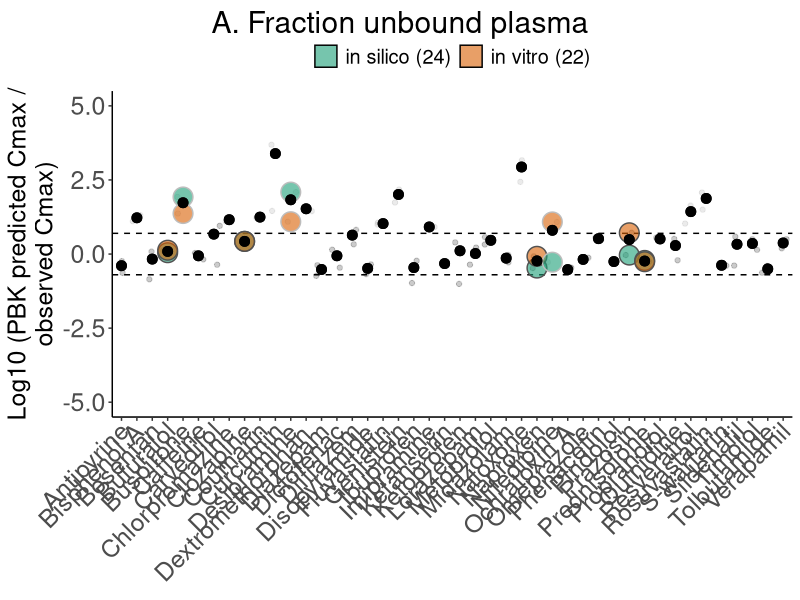

The R script that drew this image:
library(tidyverse)
library(ggforce)
model_results<-read.csv("../model/results/PBKresults.csv")

#calculating per method the number of compounds for which the median predicted Cmax is within 5-fold of the observed Cmax
numberWithin<-model_results %>%
  mutate(pred.obs.ratio = Cplasmavenous/Cmax) %>%
  group_by(compound, method.Fup) %>%
  mutate(med.pred.obs.ratio = median(pred.obs.ratio)) %>%
  mutate(color = ifelse(med.pred.obs.ratio>5,"Above 5-fold", "Within 5-fold"))%>%
  mutate(color = ifelse(med.pred.obs.ratio<0.2,"Below 5-fold", color)) %>%
  distinct(method.Fup, compound, med.pred.obs.ratio, color) %>%
  group_by(method.Fup,color) %>%
  tally() %>%
  filter(color == "Within 5-fold")%>%
  select(-color)

#data preparation figure (calculating the median predicted abserved ratio per compound and adding the number predicted within 5-fold)
figure_data <- model_results %>%
  mutate(pred.obs.ratio = Cplasmavenous/Cmax)   %>%
  group_by(compound) %>%
  mutate(med.pred.obs.ratio = median(pred.obs.ratio)) %>%
  mutate(color = ifelse(med.pred.obs.ratio>5,"Above 5-fold", "Within 5-fold"))%>%
  mutate(color = ifelse(med.pred.obs.ratio<0.2,"Below 5-fold", color))
  
#selection fo the compound for which the input approach results in >3-fold difference in median Cmax 
compounds_Cmax_differs_between_input <- figure_data%>%
  #calculate per input approach the median predicted Cmax
  group_by(compound, method.Fup) %>%
  summarise(medianCmaxPerMethod = median(Cplasmavenous))%>%
  #Which input approach has the highest median Cmax and which the lowest, and deterimine the ratio
  mutate(max = max(medianCmaxPerMethod),
         min = min(medianCmaxPerMethod),
         foldDifference = max/min) %>% 
  #If the difference between the input methods is more than 3-fold the results are highlighted in the graph 
  filter(foldDifference>3) %>%
  pull(compound)

difference_between_approaches_selected <- figure_data %>%
  filter(compound %in% compounds_Cmax_differs_between_input) %>%
  left_join(., numberWithin, by = "method.Fup") %>%
  mutate(method.Fup = paste0(method.Fup," ","(",n, ")"))

tiff("Figure3A_Fup.tiff", units="in", width=15, height=5, res=150)

pa <- ggplot(figure_data, 
            aes(x=compound, y=log10(pred.obs.ratio),
                color = color)) +
  geom_jitter(alpha = 0.3,  show.legend = FALSE) +
  scale_color_manual(values = c("#bdbdbd","#525252")) + 
  scale_fill_manual(values = c("#1b9e77", "#d95f02", "#7570b3")) + 
  geom_hline(yintercept=log10(5), color="black", linetype="dashed")+
  geom_hline(yintercept=log10(0.2), color="black", linetype="dashed")+
  scale_y_continuous(name = "Log10 (PBK predicted Cmax /\nobserved Cmax)",
                     limits = c(-5, 5))+
  guides(color = FALSE) +
  labs(tag = "A. Fraction unbound plasma") +
  geom_mark_rect(data =difference_between_approaches_selected, aes(x=compound, y=log10(pred.obs.ratio),
                    fill = method.Fup), alpha = 0.6, expand = -1) +
  geom_point(data = figure_data,aes(x=compound, 
                                            y=log10(med.pred.obs.ratio)), 
             color = "black", 
             shape = 19, 
             size =3) +
  theme(panel.grid.major = element_blank(), panel.grid.minor = element_blank(),
        panel.background = element_blank(), axis.line = element_line(colour = "black"),
        text = element_text(size = 18),
        plot.tag.position = "top",
        legend.position="top",
        legend.title = element_blank(),
        legend.key = element_rect(colour = NA, fill = NA),
        axis.text.x = element_text(size=18,angle = 45, vjust = 1.05, hjust=1.05),
        axis.text.y = element_text(size=18),
        axis.title.x = element_blank())
pa

dev.off()

  

